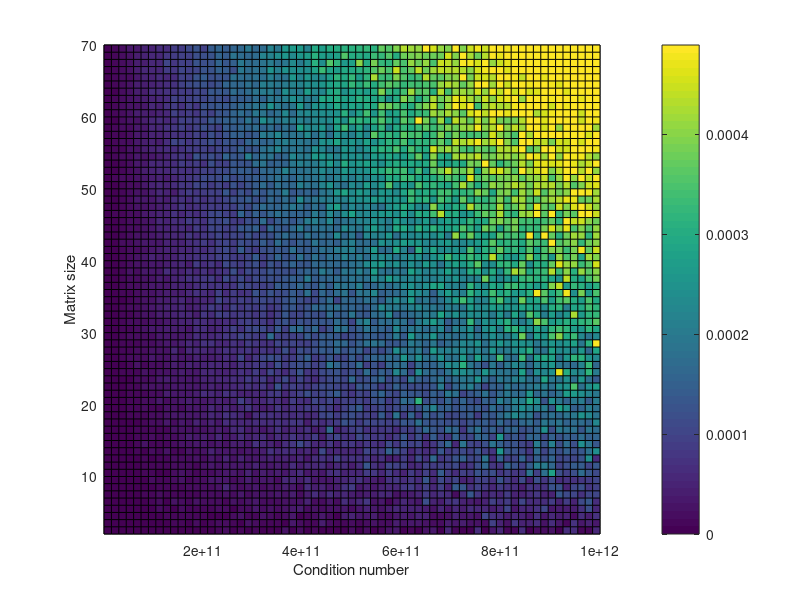

This figure's MATLAB source:
% 1) Create a matrix with a known condition number
% 2) Compute the explicit inverse using inv()
% 3) Multiply the two matrices to get the Ident matrix
% 4) Compute the difference between the computed ident matrix and eye()
% 5) Repeat for matrices of size 2 to 70 and 10 to 10^12 
% 6) Store the results and show in a matrix image

conditionList = linspace(10,10^12, 68);
results = zeros(68);
matSizes = 2:70
for matrixSize = 1:length(matSizes)
    for condition = 1:length(conditionList)
        % Get orthoginal U anv V matrices, the remainder ignored is
        % ....ignored
        [U, ignored] = qr(randn(matSizes(matrixSize)));
        [V, ignored] = qr(randn(matSizes(matrixSize)));
        s = linspace(conditionList(condition), 1, matSizes(matrixSize));
        S = zeros(matSizes(matrixSize));

        for i=1:length(s)
            S(i,i) = s(i);
        end
        A = U * S * V';
        Ainv = inv(A);
        IdentA = A * Ainv;
        normIdent = norm(abs(IdentA - eye(matSizes(matrixSize))));
        results(matrixSize, condition) = normIdent;
    end
end

%imagesc(results)

pcolor(conditionList, 2:70, results);
xlabel('Condition number');
ylabel('Matrix size');
set(gca,'clim',[0 max(results(:))*.6])
colorbar